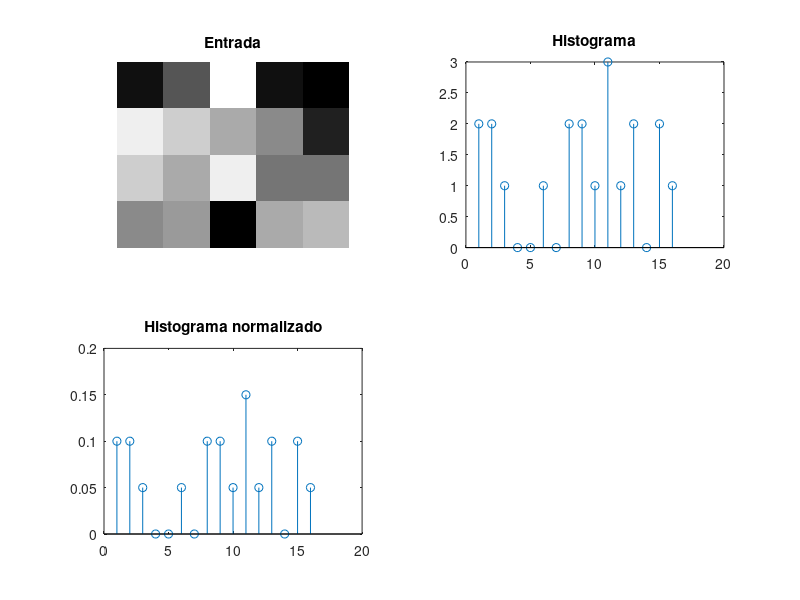

Write MATLAB code to recreate this figure.
clc;
clear all;

I = [1 5 15 1 0;14 12 10 8 2; 12 10 14 7 7; 8 9 0 10 11];
[M N] = size(I);
Q=M*N;
k=4;
q=2^k;
L=0:q-1;
h=zeros(1,q);
Hlinha=h;

for(l=1:q)
  for(m=1:M)
    for(n=1:N)
      if(I(m,n)==L(l))
        h(l)++;
      endif
    endfor
  endfor
endfor
H=h;
k=1/Q
Hlinha=k*H;

a=2;
b=2;
subplot(a,b,1)
imshow(I,[])
title("Entrada");
subplot(a,b,2)
stem(H)
title("Histograma")
subplot(a,b,3)
stem(Hlinha)
title("Histograma normalizado")
%Professor no dia 08/09/2022 Disse que poderiamos entregar o codigo dessa forma.